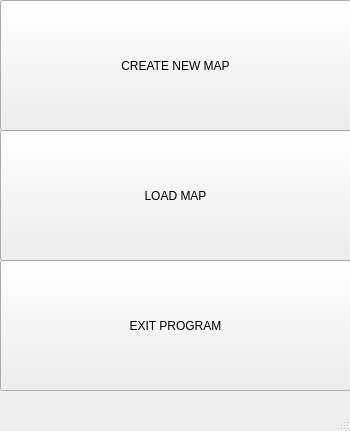
<?xml version="1.0" encoding="UTF-8"?>
<ui version="4.0">
 <class>MainWindow</class>
 <widget class="QMainWindow" name="MainWindow">
  <property name="geometry">
   <rect>
    <x>0</x>
    <y>0</y>
    <width>350</width>
    <height>431</height>
   </rect>
  </property>
  <property name="windowTitle">
   <string>MainWindow</string>
  </property>
  <widget class="QWidget" name="centralwidget">
   <widget class="QPushButton" name="pushButton">
    <property name="geometry">
     <rect>
      <x>0</x>
      <y>0</y>
      <width>351</width>
      <height>131</height>
     </rect>
    </property>
    <property name="text">
     <string>CREATE NEW MAP</string>
    </property>
   </widget>
   <widget class="QPushButton" name="pushButton_2">
    <property name="geometry">
     <rect>
      <x>0</x>
      <y>130</y>
      <width>351</width>
      <height>131</height>
     </rect>
    </property>
    <property name="text">
     <string>LOAD MAP</string>
    </property>
   </widget>
   <widget class="QPushButton" name="pushButton_3">
    <property name="geometry">
     <rect>
      <x>0</x>
      <y>260</y>
      <width>351</width>
      <height>131</height>
     </rect>
    </property>
    <property name="text">
     <string>EXIT PROGRAM</string>
    </property>
   </widget>
  </widget>
  <widget class="QMenuBar" name="menubar">
   <property name="geometry">
    <rect>
     <x>0</x>
     <y>0</y>
     <width>350</width>
     <height>17</height>
    </rect>
   </property>
  </widget>
  <widget class="QStatusBar" name="statusbar"/>
 </widget>
 <resources/>
 <connections/>
</ui>
